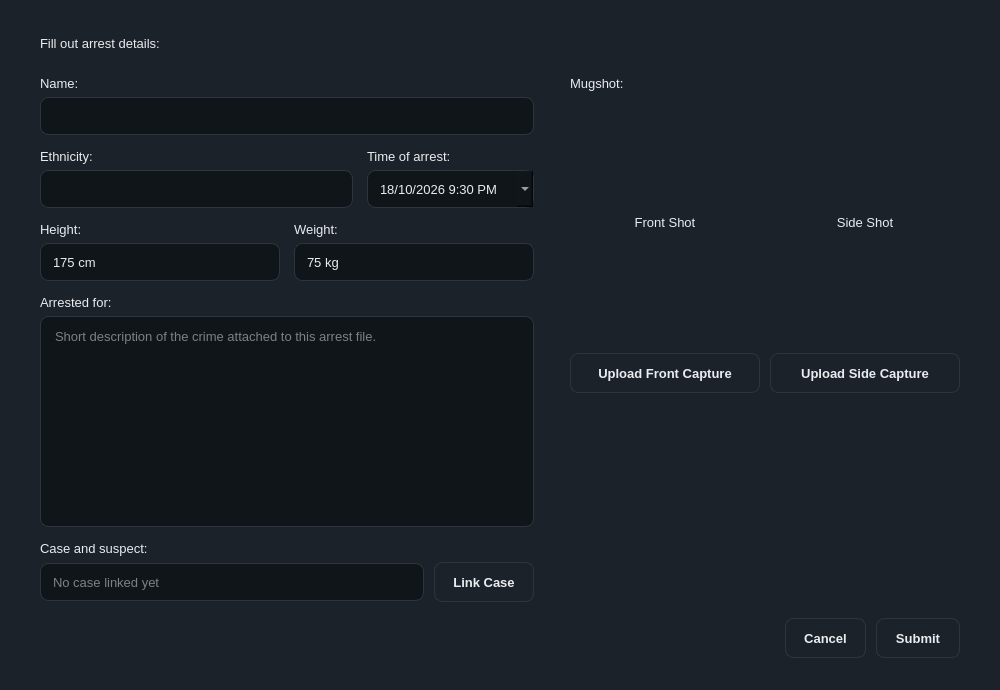
<?xml version="1.0" encoding="UTF-8"?>
<ui version="4.0">
 <class>MainWindow</class>
 <widget class="QMainWindow" name="MainWindow">
  <property name="geometry"><rect><x>0</x><y>0</y><width>1000</width><height>690</height></rect></property>
  <property name="windowTitle"><string>MainWindow</string></property>
  <property name="styleSheet"><string notr="true">/* Asche Yiu Police Department - dark / gold theme
   Shared by every .ui file. Widgets pick a style through the dynamic
   property  variant  (Qt Designer: Property Editor &gt; Dynamic Properties). */

QMainWindow, QDialog, QWidget#centralwidget { background: #1c222a; }
QWidget { color: #eaecef; font-family: "Inter", "SF Pro Text", "Segoe UI", "Helvetica Neue", sans-serif; font-size: 13px; }
QLabel { background: transparent; }
QCheckBox { background: transparent; spacing: 8px; }

/* ---- typography ---- */
QLabel[variant="title"]     { font-size: 20px; font-weight: 700; color: #eaecef; }
QLabel[variant="subtitle"]  { font-size: 13px; color: #8b94a3; }
QLabel[variant="field"]     { color: #8b94a3; }
QLabel[variant="section"]   { color: #eaecef; font-size: 14px; font-weight: 600; }
QLabel[variant="cardTitle"] { font-size: 16px; font-weight: 700; color: #eaecef; }
QLabel[variant="value"]     { font-size: 14px; font-weight: 600; color: #eaecef; }
QLabel[variant="hint"]      { color: #8b94a3; font-size: 12px; }
QLabel[variant="stat"]      { color: #c3a459; font-size: 22px; font-weight: 700; }
QFrame[variant="accent"]    { background: #c3a459; border: none; border-radius: 1px; }

/* ---- badges / icons ---- */
QLabel[variant="badgeGold"]  { background: rgba(195,164,89,40);  color: #c3a459; border-radius: 10px; padding: 3px 10px; font-size: 11px; font-weight: 700; }
QLabel[variant="badgeGreen"] { background: rgba(111,159,125,40); color: #7fb08c; border-radius: 10px; padding: 3px 10px; font-size: 11px; font-weight: 700; }
QLabel[variant="badgeRed"]   { background: rgba(184,105,95,45);  color: #cf7d72; border-radius: 10px; padding: 3px 10px; font-size: 11px; font-weight: 700; }
QLabel[variant="badgeMuted"] { background: rgba(139,148,163,35); color: #aab2bf; border-radius: 10px; padding: 3px 10px; font-size: 11px; font-weight: 700; }
QLabel[variant="avatar"]     { background: #c3a459; color: #10151a; border-radius: 24px; font-size: 16px; font-weight: 700; }
QLabel[variant="iconGold"]   { background: rgba(195,164,89,40);  color: #c3a459; border-radius: 30px; font-size: 26px; font-weight: 700; }
QLabel[variant="iconRed"]    { background: rgba(184,105,95,45);  color: #cf7d72; border-radius: 30px; font-size: 26px; font-weight: 700; }

/* ---- containers ---- */
QFrame[variant="card"]      { background: #252c37; border: 1px solid #2d3640; border-radius: 12px; }
QFrame[variant="notice"]    { background: rgba(195,164,89,26);  border: 1px solid rgba(195,164,89,90);  border-radius: 8px; }
QFrame[variant="noticeRed"] { background: rgba(184,105,95,30);  border: 1px solid rgba(184,105,95,100); border-radius: 8px; }
QFrame[variant="dropzone"]  { background: #10151a; border: 1px dashed #3a4552; border-radius: 10px; }
QFrame[variant="card"] QLabel, QFrame[variant="notice"] QLabel, QFrame[variant="noticeRed"] QLabel, QFrame[variant="dropzone"] QLabel { border: none; }

/* ---- inputs ---- */
QLineEdit, QTextEdit, QPlainTextEdit, QDateTimeEdit, QSpinBox, QDoubleSpinBox, QComboBox {
    background: #10151a; border: 1px solid #2d3640; border-radius: 8px; padding: 8px 10px; min-height: 20px;
    selection-background-color: #c3a459; selection-color: #10151a; }
QLineEdit:focus, QTextEdit:focus, QPlainTextEdit:focus, QDateTimeEdit:focus, QSpinBox:focus, QDoubleSpinBox:focus, QComboBox:focus { border: 1px solid #c3a459; }
QLineEdit[readOnly="true"], QPlainTextEdit[readOnly="true"], QTextEdit[readOnly="true"] { background: #161c22; color: #eaecef; }
QComboBox QAbstractItemView { background: #10151a; border: 1px solid #2d3640; selection-background-color: #2b3440; selection-color: #eaecef; outline: 0; }

/* ---- buttons ---- */
QPushButton { background: #1c222a; border: 1px solid #2d3640; border-radius: 8px; padding: 9px 18px; min-height: 20px; font-weight: 600; color: #eaecef; }
QPushButton:hover { background: #232b35; border-color: #3a4552; }
QPushButton:pressed { background: #10151a; }
QPushButton:disabled { color: #5b6573; border-color: #252d36; }
QPushButton[variant="primary"] { background: #c3a459; border: 1px solid #c3a459; color: #10151a; font-weight: 700; }
QPushButton[variant="primary"]:hover { background: #cfb26a; border-color: #cfb26a; }
QPushButton[variant="primary"]:pressed { background: #b39549; }
QPushButton[variant="primary"]:disabled { background: #4a4332; border-color: #4a4332; color: #8a8168; }
QPushButton[variant="accept"] { background: #273235; border: 1px solid #34483f; color: #7fb08c; font-weight: 700; }
QPushButton[variant="accept"]:hover { background: #2c3a3d; }
QPushButton[variant="reject"] { background: #2f2b31; border: 1px solid #4a3638; color: #cf7d72; font-weight: 700; }
QPushButton[variant="reject"]:hover { background: #352e34; }
QPushButton[variant="tile"] { background: #252c37; border: 1px solid #2d3640; border-radius: 12px; padding: 16px 20px; text-align: left; font-size: 14px; font-weight: 500; }
QPushButton[variant="tile"]:hover { border-color: #c3a459; background: #29313d; }

/* ---- lists / tables ---- */
QListWidget, QTableWidget, QTreeWidget { background: #10151a; border: 1px solid #252d36; border-radius: 10px; outline: 0; gridline-color: transparent; alternate-background-color: #131920; }
QListWidget::item { padding: 10px 12px; border-bottom: 1px solid #1d242c; }
QListWidget::item:selected, QTableWidget::item:selected { background: #232b35; color: #eaecef; }
QListWidget::item:hover, QTableWidget::item:hover { background: #1a2129; }
QTableWidget::item { padding: 8px 12px; border-bottom: 1px solid #1d242c; }
QHeaderView { background: #252c37; border: none; border-top-left-radius: 10px; border-top-right-radius: 10px; }
QHeaderView::section { background: #252c37; color: #8b94a3; font-weight: 600; border: none; padding: 10px 12px; }
QTableCornerButton::section { background: #252c37; border: none; }
QTableView::indicator, QListView::indicator, QCheckBox::indicator { width: 16px; height: 16px; border: 1px solid #3a4552; border-radius: 4px; background: #10151a; }
QTableView::indicator:checked, QListView::indicator:checked, QCheckBox::indicator:checked { background: #c3a459; border-color: #c3a459; }

/* ---- tabs ---- */
QTabWidget::pane { border: none; top: 8px; }
QTabBar::tab { background: transparent; color: #8b94a3; padding: 8px 16px; margin-right: 4px; border: none; border-bottom: 2px solid #2d3640; font-weight: 600; }
QTabBar::tab:selected { color: #eaecef; border-bottom: 2px solid #c3a459; }
QTabBar::tab:hover:!selected { color: #c9ced6; }

/* ---- scrollbars ---- */
QScrollBar:vertical { background: transparent; width: 10px; margin: 2px; }
QScrollBar::handle:vertical { background: #2d3640; border-radius: 3px; min-height: 24px; }
QScrollBar:horizontal { background: transparent; height: 10px; margin: 2px; }
QScrollBar::handle:horizontal { background: #2d3640; border-radius: 3px; min-width: 24px; }
QScrollBar::add-line, QScrollBar::sub-line { width: 0; height: 0; }
QScrollBar::add-page, QScrollBar::sub-page { background: transparent; }

/* spin boxes: keep typing area clean, arrows via keyboard / wheel */
QSpinBox::up-button, QSpinBox::down-button, QDoubleSpinBox::up-button, QDoubleSpinBox::down-button { width: 0; border: none; }
</string></property>
  <widget class="QWidget" name="centralwidget"><layout class="QVBoxLayout" name="layout_246"><property name="leftMargin"><number>40</number></property><property name="topMargin"><number>36</number></property><property name="rightMargin"><number>40</number></property><property name="bottomMargin"><number>32</number></property><property name="spacing"><number>16</number></property><item><layout class="QVBoxLayout" name="layout_215"><property name="leftMargin"><number>0</number></property><property name="topMargin"><number>0</number></property><property name="rightMargin"><number>0</number></property><property name="bottomMargin"><number>0</number></property><property name="spacing"><number>6</number></property><item><widget class="QLabel" name="lblTitle"><property name="variant" stdset="0"><string>title</string></property><property name="text"><string>Fill out arrest details:</string></property></widget></item><item><widget class="QFrame" name="qframe_214"><property name="variant" stdset="0"><string>accent</string></property><property name="minimumSize"><size><width>32</width><height>3</height></size></property><property name="maximumSize"><size><width>32</width><height>3</height></size></property></widget></item></layout></item><item><layout class="QHBoxLayout" name="layout_243" stretch="3,2"><property name="leftMargin"><number>0</number></property><property name="topMargin"><number>0</number></property><property name="rightMargin"><number>0</number></property><property name="bottomMargin"><number>0</number></property><property name="spacing"><number>36</number></property><item><layout class="QVBoxLayout" name="layout_233"><property name="leftMargin"><number>0</number></property><property name="topMargin"><number>0</number></property><property name="rightMargin"><number>0</number></property><property name="bottomMargin"><number>0</number></property><property name="spacing"><number>14</number></property><item><layout class="QVBoxLayout" name="layout_217"><property name="leftMargin"><number>0</number></property><property name="topMargin"><number>0</number></property><property name="rightMargin"><number>0</number></property><property name="bottomMargin"><number>0</number></property><property name="spacing"><number>6</number></property><item><widget class="QLabel" name="qlabel_216"><property name="variant" stdset="0"><string>field</string></property><property name="text"><string>Name:</string></property></widget></item><item><widget class="QLineEdit" name="edtName"></widget></item></layout></item><item><layout class="QHBoxLayout" name="layout_222"><property name="leftMargin"><number>0</number></property><property name="topMargin"><number>0</number></property><property name="rightMargin"><number>0</number></property><property name="bottomMargin"><number>0</number></property><property name="spacing"><number>14</number></property><item><layout class="QVBoxLayout" name="layout_219"><property name="leftMargin"><number>0</number></property><property name="topMargin"><number>0</number></property><property name="rightMargin"><number>0</number></property><property name="bottomMargin"><number>0</number></property><property name="spacing"><number>6</number></property><item><widget class="QLabel" name="qlabel_218"><property name="variant" stdset="0"><string>field</string></property><property name="text"><string>Ethnicity:</string></property></widget></item><item><widget class="QLineEdit" name="edtEthnicity"></widget></item></layout></item><item><layout class="QVBoxLayout" name="layout_221"><property name="leftMargin"><number>0</number></property><property name="topMargin"><number>0</number></property><property name="rightMargin"><number>0</number></property><property name="bottomMargin"><number>0</number></property><property name="spacing"><number>6</number></property><item><widget class="QLabel" name="qlabel_220"><property name="variant" stdset="0"><string>field</string></property><property name="text"><string>Time of arrest:</string></property></widget></item><item><widget class="QDateTimeEdit" name="dteArrest"><property name="dateTime"><datetime><hour>21</hour><minute>30</minute><second>0</second><year>2026</year><month>10</month><day>18</day></datetime></property><property name="calendarPopup"><bool>true</bool></property><property name="displayFormat"><string>d/M/yyyy h:mm AP</string></property></widget></item></layout></item></layout></item><item><layout class="QHBoxLayout" name="layout_227"><property name="leftMargin"><number>0</number></property><property name="topMargin"><number>0</number></property><property name="rightMargin"><number>0</number></property><property name="bottomMargin"><number>0</number></property><property name="spacing"><number>14</number></property><item><layout class="QVBoxLayout" name="layout_224"><property name="leftMargin"><number>0</number></property><property name="topMargin"><number>0</number></property><property name="rightMargin"><number>0</number></property><property name="bottomMargin"><number>0</number></property><property name="spacing"><number>6</number></property><item><widget class="QLabel" name="qlabel_223"><property name="variant" stdset="0"><string>field</string></property><property name="text"><string>Height:</string></property></widget></item><item><widget class="QSpinBox" name="spnHeight"><property name="suffix"><string> cm</string></property><property name="minimum"><number>50</number></property><property name="maximum"><number>250</number></property><property name="value"><number>175</number></property></widget></item></layout></item><item><layout class="QVBoxLayout" name="layout_226"><property name="leftMargin"><number>0</number></property><property name="topMargin"><number>0</number></property><property name="rightMargin"><number>0</number></property><property name="bottomMargin"><number>0</number></property><property name="spacing"><number>6</number></property><item><widget class="QLabel" name="qlabel_225"><property name="variant" stdset="0"><string>field</string></property><property name="text"><string>Weight:</string></property></widget></item><item><widget class="QSpinBox" name="spnWeight"><property name="suffix"><string> kg</string></property><property name="minimum"><number>20</number></property><property name="maximum"><number>300</number></property><property name="value"><number>75</number></property></widget></item></layout></item></layout></item><item><layout class="QVBoxLayout" name="layout_229"><property name="leftMargin"><number>0</number></property><property name="topMargin"><number>0</number></property><property name="rightMargin"><number>0</number></property><property name="bottomMargin"><number>0</number></property><property name="spacing"><number>6</number></property><item><widget class="QLabel" name="qlabel_228"><property name="variant" stdset="0"><string>field</string></property><property name="text"><string>Arrested for:</string></property></widget></item><item><widget class="QPlainTextEdit" name="txtArrestedFor"><property name="placeholderText"><string>Short description of the crime attached to this arrest file.</string></property><property name="minimumSize"><size><width>0</width><height>90</height></size></property></widget></item></layout></item><item><layout class="QVBoxLayout" name="layout_232"><property name="leftMargin"><number>0</number></property><property name="topMargin"><number>0</number></property><property name="rightMargin"><number>0</number></property><property name="bottomMargin"><number>0</number></property><property name="spacing"><number>6</number></property><item><widget class="QLabel" name="qlabel_231"><property name="variant" stdset="0"><string>field</string></property><property name="text"><string>Case and suspect:</string></property></widget></item><item><layout class="QHBoxLayout" name="layout_230" stretch="1,0"><property name="leftMargin"><number>0</number></property><property name="topMargin"><number>0</number></property><property name="rightMargin"><number>0</number></property><property name="bottomMargin"><number>0</number></property><property name="spacing"><number>10</number></property><item><widget class="QLineEdit" name="edtLinkedCase"><property name="placeholderText"><string>No case linked yet</string></property><property name="readOnly"><bool>true</bool></property></widget></item><item><widget class="QPushButton" name="btnLinkCase"><property name="text"><string>Link Case</string></property></widget></item></layout></item></layout></item></layout></item><item><layout class="QVBoxLayout" name="layout_242"><property name="leftMargin"><number>0</number></property><property name="topMargin"><number>0</number></property><property name="rightMargin"><number>0</number></property><property name="bottomMargin"><number>0</number></property><property name="spacing"><number>6</number></property><item><widget class="QLabel" name="qlabel_234"><property name="variant" stdset="0"><string>field</string></property><property name="text"><string>Mugshot:</string></property></widget></item><item><layout class="QHBoxLayout" name="layout_239"><property name="leftMargin"><number>0</number></property><property name="topMargin"><number>0</number></property><property name="rightMargin"><number>0</number></property><property name="bottomMargin"><number>0</number></property><property name="spacing"><number>10</number></property><item><widget class="QFrame" name="frmFront"><property name="variant" stdset="0"><string>dropzone</string></property><property name="minimumSize"><size><width>190</width><height>250</height></size></property><layout class="QVBoxLayout" name="layout_236"><property name="leftMargin"><number>0</number></property><property name="topMargin"><number>0</number></property><property name="rightMargin"><number>0</number></property><property name="bottomMargin"><number>0</number></property><item><widget class="QLabel" name="qlabel_235"><property name="variant" stdset="0"><string>hint</string></property><property name="text"><string>Front Shot</string></property><property name="alignment"><set>Qt::AlignCenter</set></property></widget></item></layout></widget></item><item><widget class="QFrame" name="frmSide"><property name="variant" stdset="0"><string>dropzone</string></property><property name="minimumSize"><size><width>190</width><height>250</height></size></property><layout class="QVBoxLayout" name="layout_238"><property name="leftMargin"><number>0</number></property><property name="topMargin"><number>0</number></property><property name="rightMargin"><number>0</number></property><property name="bottomMargin"><number>0</number></property><item><widget class="QLabel" name="qlabel_237"><property name="variant" stdset="0"><string>hint</string></property><property name="text"><string>Side Shot</string></property><property name="alignment"><set>Qt::AlignCenter</set></property></widget></item></layout></widget></item></layout></item><item><layout class="QHBoxLayout" name="layout_240"><property name="leftMargin"><number>0</number></property><property name="topMargin"><number>0</number></property><property name="rightMargin"><number>0</number></property><property name="bottomMargin"><number>0</number></property><property name="spacing"><number>10</number></property><item><widget class="QPushButton" name="btnUploadFront"><property name="text"><string>Upload Front Capture</string></property></widget></item><item><widget class="QPushButton" name="btnUploadSide"><property name="text"><string>Upload Side Capture</string></property></widget></item></layout></item><item><spacer name="spacer_241"><property name="orientation"><enum>Qt::Vertical</enum></property><property name="sizeHint" stdset="0"><size><width>20</width><height>20</height></size></property></spacer></item></layout></item></layout></item><item><layout class="QHBoxLayout" name="layout_245"><property name="leftMargin"><number>0</number></property><property name="topMargin"><number>0</number></property><property name="rightMargin"><number>0</number></property><property name="bottomMargin"><number>0</number></property><property name="spacing"><number>10</number></property><item><spacer name="spacer_244"><property name="orientation"><enum>Qt::Horizontal</enum></property><property name="sizeHint" stdset="0"><size><width>20</width><height>20</height></size></property></spacer></item><item><widget class="QPushButton" name="btnCancel"><property name="text"><string>Cancel</string></property></widget></item><item><widget class="QPushButton" name="btnSubmit"><property name="variant" stdset="0"><string>primary</string></property><property name="text"><string>Submit</string></property></widget></item></layout></item></layout></widget>
 </widget>
 <resources/>
 <connections/>
</ui>
